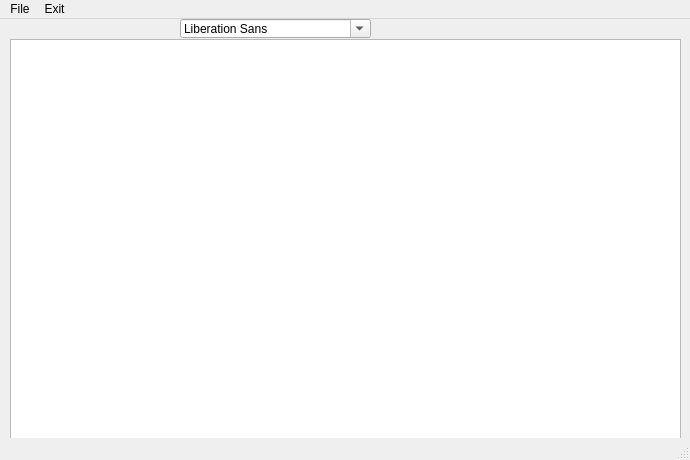
<?xml version="1.0" encoding="UTF-8"?>
<ui version="4.0">
 <class>MainWindow</class>
 <widget class="QMainWindow" name="MainWindow">
  <property name="geometry">
   <rect>
    <x>0</x>
    <y>0</y>
    <width>690</width>
    <height>460</height>
   </rect>
  </property>
  <property name="windowTitle">
   <string>MainWindow</string>
  </property>
  <widget class="QWidget" name="centralwidget">
   <widget class="QFontComboBox" name="fontComboBox">
    <property name="geometry">
     <rect>
      <x>180</x>
      <y>0</y>
      <width>191</width>
      <height>19</height>
     </rect>
    </property>
   </widget>
   <widget class="QPlainTextEdit" name="plainTextEdit">
    <property name="geometry">
     <rect>
      <x>10</x>
      <y>20</y>
      <width>671</width>
      <height>401</height>
     </rect>
    </property>
   </widget>
  </widget>
  <widget class="QMenuBar" name="menubar">
   <property name="geometry">
    <rect>
     <x>0</x>
     <y>0</y>
     <width>690</width>
     <height>18</height>
    </rect>
   </property>
   <widget class="QMenu" name="menuFile">
    <property name="title">
     <string>File</string>
    </property>
    <addaction name="actionSave"/>
    <addaction name="actionOpen"/>
   </widget>
   <widget class="QMenu" name="menuExit">
    <property name="title">
     <string>Exit</string>
    </property>
   </widget>
   <addaction name="menuFile"/>
   <addaction name="menuExit"/>
  </widget>
  <widget class="QStatusBar" name="statusbar"/>
  <action name="actionSave">
   <property name="text">
    <string>Save</string>
   </property>
  </action>
  <action name="actionOpen">
   <property name="text">
    <string>Open</string>
   </property>
  </action>
 </widget>
 <resources/>
 <connections/>
</ui>
